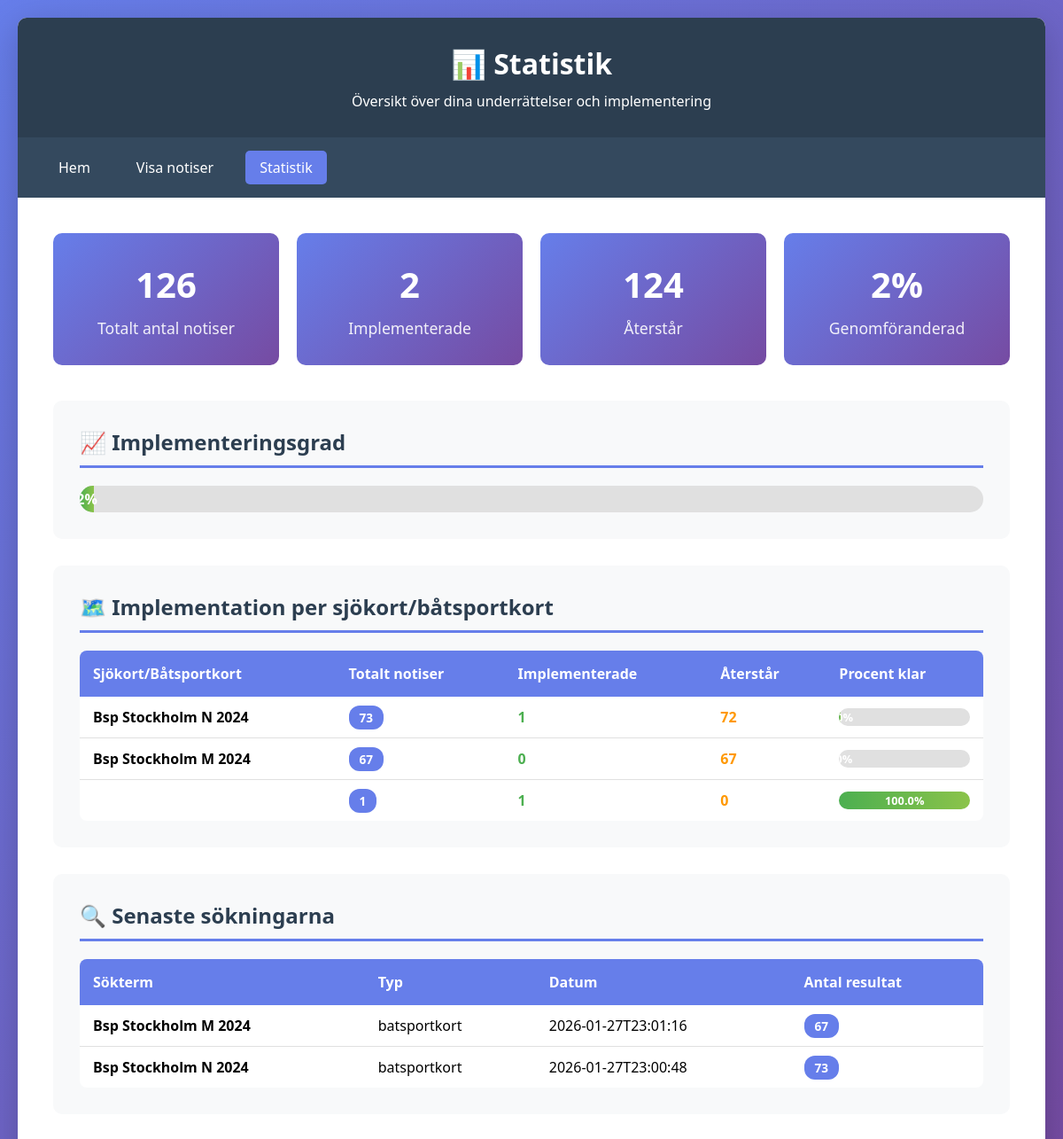
The app's page /statistics with its own data.
### tables this page shows
CREATE TABLE search_history (
            id INTEGER PRIMARY KEY AUTOINCREMENT,
            search_term TEXT,
            search_type TEXT,
            search_date TEXT,
            results_count INTEGER
        );

### app.py (the view)
@app.route('/statistics')
def statistics():
    conn = get_db()
    c = conn.cursor()
    c.execute('SELECT COUNT(*) FROM implementation_status')
    total_trackings = c.fetchone()[0]
    c.execute('SELECT COUNT(DISTINCT notice_id) FROM implementation_status')
    total_notices = c.fetchone()[0]
    c.execute('SELECT COUNT(*) FROM implementation_status WHERE implemented = 1')
    implemented = c.fetchone()[0]
    c.execute('''
        SELECT
            i.chart_identifier,
            COUNT(DISTINCT i.notice_id) as total_notices,
            SUM(CASE WHEN i.implemented = 1 THEN 1 ELSE 0 END) as implemented_notices
        FROM implementation_status i
        GROUP BY i.chart_identifier
        ORDER BY total_notices DESC
    ''')
    by_chart = c.fetchall()
    c.execute('''
        SELECT search_term, search_type, search_date, results_count
        FROM search_history
        ORDER BY search_date DESC
        LIMIT 10
    ''')
    recent_searches = c.fetchall()
    conn.close()
    return render_template('statistics.html',
                         total_notices=total_notices,
                         total_trackings=total_trackings,
                         implemented=implemented,
                         by_chart=by_chart,
                         recent_searches=recent_searches)

### app.py (called while the page is built)
def get_db():
    conn = sqlite3.connect(app.config['DATABASE'])
    conn.row_factory = sqlite3.Row
    return conn

### templates/statistics.html (shortened to what this page needs)
<!DOCTYPE html>
<html lang="sv">
<head>
</head>
<body>
    <div class="container">
        <header>
            <h1>📊 Statistik</h1>
            <p>Översikt över dina underrättelser och implementering</p>
        </header>
        <nav>
            <a href="/">Hem</a>
            <a href="/notices">Visa notiser</a>
            <a href="/statistics" class="active">Statistik</a>
        </nav>
        <div class="content">
            <div class="stats-grid">
                <div class="stat-card">
                    <h3>{{ total_notices }}</h3>
                    <p>Totalt antal notiser</p>
                </div>
                <div class="stat-card">
                    <h3>{{ implemented }}</h3>
                    <p>Implementerade</p>
                </div>
                <div class="stat-card">
                    <h3>{{ total_notices - implemented }}</h3>
                    <p>Återstår</p>
                </div>
                <div class="stat-card">
                    <h3>{% if total_notices > 0 %}{{ ((implemented / total_notices) * 100)|round|int }}%{% else %}0%{% endif %}</h3>
                    <p>Genomföranderad</p>
                </div>
            </div>
            {% if total_notices > 0 %}
            <div class="section">
                <h2>📈 Implementeringsgrad</h2>
                <div class="progress-bar">
                    <div class="progress-fill" style="width: {% if total_notices > 0 %}{{ (implemented / total_notices) * 100 }}%{% else %}0%{% endif %}">
                        {% if total_notices > 0 %}{{ ((implemented / total_notices) * 100)|round|int }}%{% else %}0%{% endif %}
                    </div>
                </div>
            </div>
            {% endif %}
            {% if by_chart %}
            <div class="section">
                <h2>🗺️ Implementation per sjökort/båtsportkort</h2>
                <table>
                    <thead>
                        <tr>
                            <th>Sjökort/Båtsportkort</th>
                            <th>Totalt notiser</th>
                            <th>Implementerade</th>
                            <th>Återstår</th>
                            <th>Procent klar</th>
                        </tr>
                    </thead>
                    <tbody>
                        {% for item in by_chart %}
                        <tr>
                            <td>
                                <strong>{{ item[0] }}</strong>
                            </td>
                            <td><span class="badge">{{ item[1] }}</span></td>
                            <td style="color: #4caf50;"><strong>{{ item[2] }}</strong></td>
                            <td style="color: #ff9800;"><strong>{{ item[1] - item[2] }}</strong></td>
                            <td>
                                {% if item[1] > 0 %}
                                <div class="progress-bar" style="height: 20px; margin: 0;">
                                    <div class="progress-fill" style="width: {{ (item[2] / item[1] * 100)|round }}%; font-size: 0.8em;">
                                        {{ (item[2] / item[1] * 100)|round }}%
                                    </div>
                                </div>
                                {% else %}
                                0%
                                {% endif %}
                            </td>
                        </tr>
                        {% endfor %}
                    </tbody>
                </table>
            </div>
            {% endif %}
            {% if recent_searches %}
            <div class="section">
                <h2>🔍 Senaste sökningarna</h2>
                <table>
                    <thead>
                        <tr>
                            <th>Sökterm</th>
                            <th>Typ</th>
                            <th>Datum</th>
                            <th>Antal resultat</th>
                        </tr>
                    </thead>
                    <tbody>
                        {% for search in recent_searches %}
                        <tr>
                            <td><strong>{{ search[0] }}</strong></td>
                            <td>{{ search[1] }}</td>
                            <td>{{ search[2][:19] }}</td>
                            <td><span class="badge">{{ search[3] }}</span></td>
                        </tr>
                        {% endfor %}
                    </tbody>
                </table>
            </div>
            {% endif %}
        </div>
    </div>
</body>
</html>

### templates/statistics.html (style rules this page uses)
* { margin: 0; padding: 0; box-sizing: border-box; }
body { font-family: 'Segoe UI', Tahoma, Geneva, Verdana, sans-serif; background: linear-gradient(135deg, #667eea 0%, #764ba2 100%); min-height: 100vh; padding: 20px; }
.container { max-width: 1400px; margin: 0 auto; background: white; border-radius: 10px; box-shadow: 0 10px 40px rgba(0,0,0,0.2); overflow: hidden; }
header { background: #2c3e50; color: white; padding: 30px; text-align: center; }
header h1 { font-size: 2em; margin-bottom: 10px; }
nav { background: #34495e; padding: 15px 30px; display: flex; gap: 20px; flex-wrap: wrap; }
nav a { color: white; text-decoration: none; padding: 8px 16px; border-radius: 5px; transition: background 0.3s; }
nav a.active { background: #667eea; }
.content { padding: 40px; }
.stats-grid { display: grid; grid-template-columns: repeat(auto-fit, minmax(250px, 1fr)); gap: 20px; margin-bottom: 40px; }
.stat-card { background: linear-gradient(135deg, #667eea 0%, #764ba2 100%); color: white; padding: 30px; border-radius: 10px; text-align: center; }
.stat-card h3 { font-size: 2.5em; margin-bottom: 10px; }
.stat-card p { opacity: 0.9; font-size: 1.1em; }
.section { background: #f8f9fa; padding: 30px; border-radius: 10px; margin-bottom: 30px; }
.section h2 { color: #2c3e50; margin-bottom: 20px; padding-bottom: 10px; border-bottom: 3px solid #667eea; }
table { width: 100%; border-collapse: collapse; background: white; border-radius: 8px; overflow: hidden; }
table th { background: #667eea; color: white; padding: 15px; text-align: left; font-weight: 600; }
table td { padding: 12px 15px; border-bottom: 1px solid #e0e0e0; }
table tr:last-child td { border-bottom: none; }
.badge { background: #667eea; color: white; padding: 4px 12px; border-radius: 12px; font-size: 0.85em; font-weight: bold; }
.progress-bar { width: 100%; height: 30px; background: #e0e0e0; border-radius: 15px; overflow: hidden; margin-top: 20px; }
.progress-fill { height: 100%; background: linear-gradient(90deg, #4caf50 0%, #8bc34a 100%); display: flex; align-items: center; justify-content: center; color: white; font-weight: bold; transition: width 0.3s; }

### records on screen
search_history: search_term "Bsp Stockholm N 2024", results_count "73", id "1", item "72", search_type "batsportkort", search_date "2026-01-27T23:00:48"
search_history: search_term "Bsp Stockholm M 2024", results_count "67", item "0", item[1]-item[2] "67", search_type "batsportkort", search_date "2026-01-27T23:01:16"

### other values on screen
{{ total_notices }} "126"
{{ implemented }} "2"
{{ total_notices - implemented }} "124"
{{ ((implemented / total_notices) * 100)|round|int }} "2"
{{ item[1] }} "1"
{{ item[2] }} "1"
{{ item[1] - item[2] }} "0"
{{ (item[2] / item[1] * 100)|round }} "100.0"
